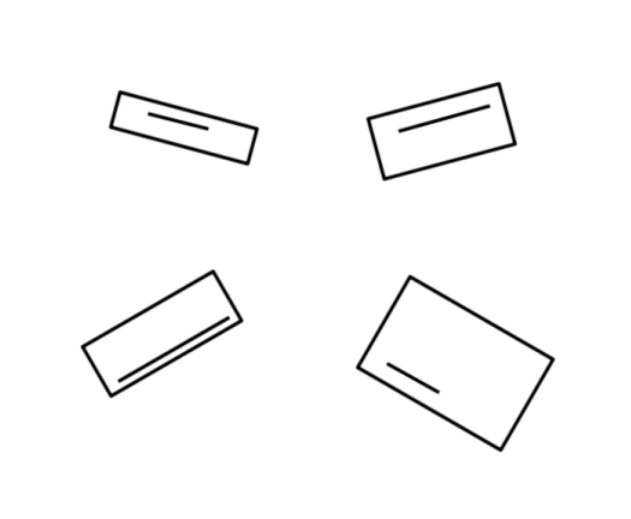
#> input picture R2.PNG, 631 x 519 px, found by its file name
$ python rectangle_alignment.py
#> lines starting #> are read from the running program, lines starting #| are printed output that depends on the picture; after the words box and inside, x2 and y2 are one past the last pixel; in counts of white or black regions, pixels touching at a corner belong together
import cv2
import numpy as np
import math
import matplotlib.pyplot as plt

# Reading the image
im = cv2.imread('R2.png')
#> im is the input picture: shape (519, 631, 3); min 0, max 255, mean 249.4

# Converting image to grayscale
imgray = cv2.cvtColor(im, cv2.COLOR_BGR2GRAY)

ret, thresh = cv2.threshold(imgray, 127, 255, 0)
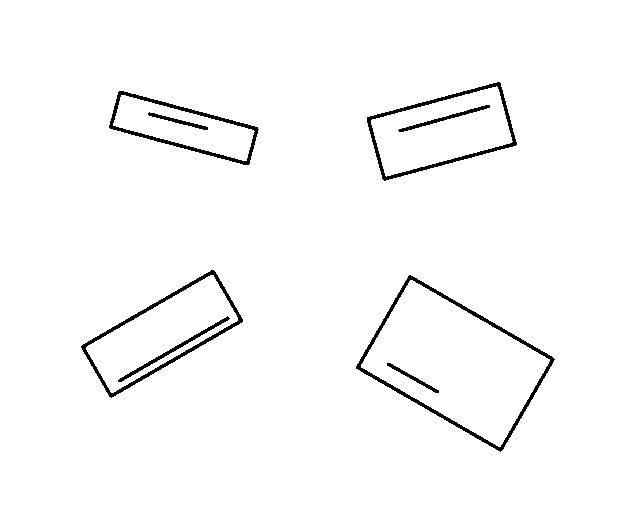
#> thresh: shape (519, 631); 97.8% white; 8 black regions
contours, hierarchy = cv2.findContours(thresh, cv2.RETR_TREE, cv2.CHAIN_APPROX_SIMPLE)
#> contours = 13 contours; largest, box (x1, y1, x2, y2) and area: (0, 0, 631, 519) 326340, (355, 274, 556, 453) 18495, (361, 280, 550, 447) 16131, (80, 269, 244, 399) 9502, (366, 81, 518, 182) 9338

# Thresholding and getting contours from the image
for i, c in enumerate(contours):
    areaContour=cv2.contourArea(c)
    if areaContour<2000 or 100000<areaContour:
        continue
    cv2.drawContours(im,contours,i,(68,214,44),4)

# Getting the center
    M = cv2.moments(c)
    cx = int(M['m10']/M['m00'])
    cy = int(M['m01']/M['m00'])

    cnt_norm = c - [cx, cy]

    def cart2pol(x, y):
        theta = np.arctan2(y, x)
        rho = np.hypot(x, y)
        return theta, rho


    def pol2cart(theta, rho):
        x = rho * np.cos(theta)
        y = rho * np.sin(theta)
        return x, y

    #Rotation
    def rotate_contour(c, angle):
        M = cv2.moments(c)
        cx = int(M['m10']/M['m00'])
        cy = int(M['m01']/M['m00'])

        cnt_norm = c - [cx, cy]

        coordinates = cnt_norm[:, 0, :]
        xs, ys = coordinates[:, 0], coordinates[:, 1]
        thetas, rhos = cart2pol(xs, ys)

        thetas = np.rad2deg(thetas)
        thetas = (thetas + angle) % 360
        thetas = np.deg2rad(thetas)

        xs, ys = pol2cart(thetas, rhos)

        cnt_norm[:, 0, 0] = xs
        cnt_norm[:, 0, 1] = ys

        cnt_rotated = cnt_norm + [cx, cy]
        cnt_rotated = cnt_rotated.astype(np.int32)

        return cnt_rotated

    cnt_rotated = rotate_contour(contours[i], 60)
    cv2.drawContours(im, contours, 0, (255, 0, 0), 3)
    cv2.drawContours(im, [cnt_rotated], 0, (0, 255, 0), 3)
#> this loop made 13 passes
#> areaContour on passes 2, 3, 5, 6, 8, 9, 11, 12: 18495, 16131, 9502, 7680.5, 5931, 4338.5, 9337.5, 7584
#> areaContour on passes 4, 7, 10, 13: 259, 563.5, 276.5, 423
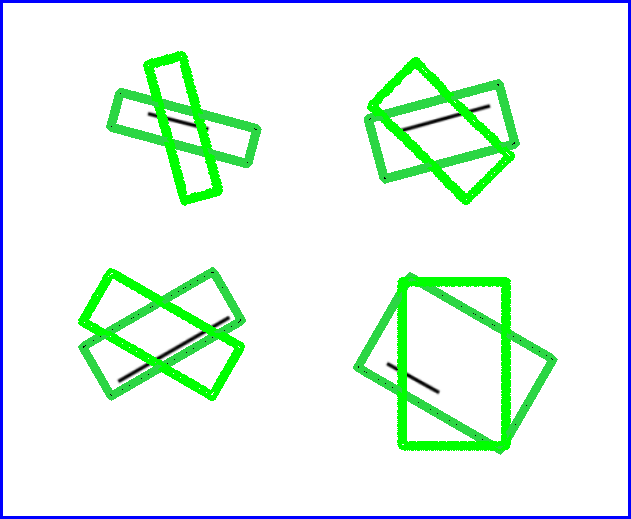
#> im: shape (519, 631, 3); 10.94% of pixels changed, all inside (x1, y1, x2, y2) = (0, 0, 631, 519)

cv2.imshow('The real image',imgray)
cv2.imshow('Rotate',im)
cv2.waitKey(0)
